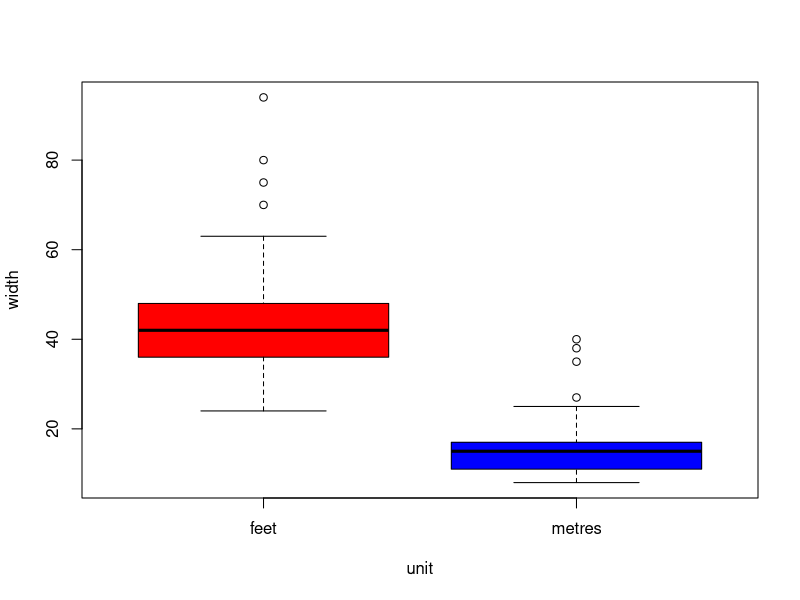

This chart was generated by the following R code:
library(HSAUR3)
library(dplyr)
data("roomwidth")
attach(roomwidth)


plot(roomwidth,col = c("red","blue"))

ft <- roomwidth %>% filter(unit == "feet")
mtr <- setdiff(roomwidth,ft) #set operators??

convert=ifelse(roomwidth$unit=="feet", 1, 3.28)

new.width <- roomwidth$width*convert
tapply(roomwidth$width*convert, roomwidth$unit, FUN = summary)
